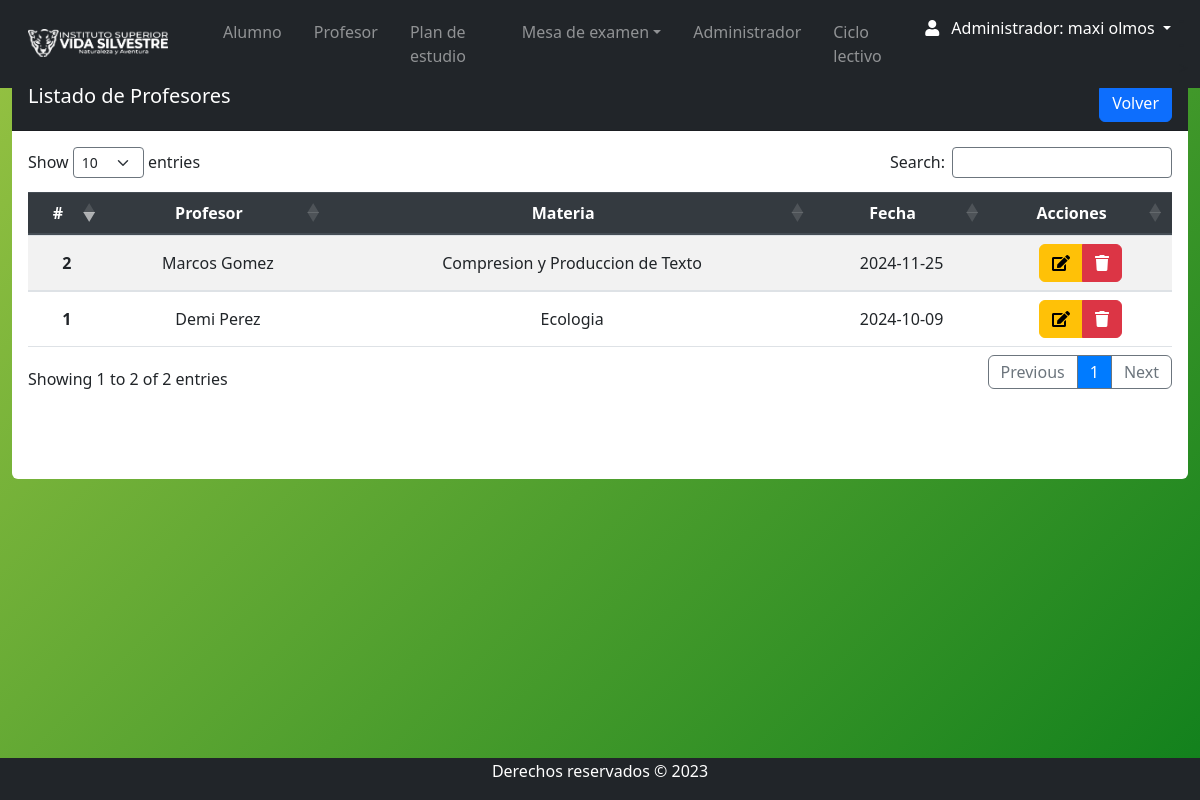
/Views/admin/asigna_index.php (signed in), run on the app's committed database.
### tables this page shows
CREATE TABLE `asignar` (
  `id_asignar` int(11) NOT NULL,
  `id_persona` int(11) DEFAULT NULL,
  `id_materia` int(11) DEFAULT NULL,
  `fecha_i` date DEFAULT NULL,
  `fecha_b` date DEFAULT NULL,
  `Estado` varchar(11) DEFAULT NULL
);

CREATE TABLE `persona` (
  `id_persona` int(11) NOT NULL,
  `nombre` varchar(35) NOT NULL,
  `apellido` varchar(35) NOT NULL,
  `fecha_nacimiento` date NOT NULL,
  `DNI` int(11) NOT NULL,
  `celular` varchar(15) DEFAULT NULL,
  `email_correo` varchar(100) DEFAULT NULL,
  `direccion` varchar(55) DEFAULT NULL,
  `fecha_ingreso` date DEFAULT NULL,
  `pais` varchar(55) DEFAULT NULL,
  `ciudad` varchar(55) DEFAULT NULL,
  `contraseña` varchar(10) DEFAULT NULL,
  `id_rol` int(11) NOT NULL,
  `genero` varchar(15) DEFAULT NULL,
  `legajo` int(11) DEFAULT NULL,
  `titulo` varchar(100) DEFAULT NULL,
  `estado` varchar(11) DEFAULT NULL
);

CREATE TABLE `materia` (
  `id_materia` int(11) NOT NULL,
  `Nombre` varchar(255) DEFAULT NULL,
  `descripcion` varchar(50) DEFAULT NULL,
  `horas` varchar(5) DEFAULT NULL,
  `num_resolucion` varchar(15) DEFAULT NULL,
  `año_cursado` varchar(20) NOT NULL,
  `id_tipo` int(11) DEFAULT NULL,
  `estado` varchar(11) DEFAULT NULL,
  `plan_estudio` varchar(50) DEFAULT NULL
);

### Views/admin/asigna_index.php (the view, shortened to what this page needs)
<?php require 'navbar.php'; ?>
    <section class="content mt-3">
        <div class="row m-auto">
            <div class="col-sm">
                <div class="card rounded-2 border-0">
                    <div class="card-header bg-dark text-white pb-0">
                        <h5 class="d-inline-block">Listado de Profesores</h5>
                        <a class="btn btn-primary float-right mb-2" href="profe_index.php">Volver</a>
                    </div>
                    <div class="card-body table-responsive">
                        <table id="example" class="table table-striped table_id">
                            <thead class="thead-dark">
                                <th>#</th>
                                <th>Profesor</th>
                                <th>Materia</th>
                                <th>Fecha</th>
                                <th>Acciones</th>
                            </thead>
                            <tbody>
                                <?php
                                require ("../../conn/connection.php");
                                $sql = $conexion->query("SELECT * FROM asignar
                                INNER JOIN persona ON asignar.id_persona = persona.id_persona AND persona.estado = 'Activo'
                                INNER JOIN materia ON asignar.id_materia = materia.id_materia AND materia.estado = 'Activo'
                                WHERE asignar.Estado = 'Activo' ");
                                while ($resultado = $sql->fetch_assoc()) {
                                ?>
                                    <tr>
                                        <th scope="row"><?php echo $resultado['id_asignar'] ?></th>
                                        <td scope="row"><?php echo $resultado['nombre'] ?> <?php echo $resultado['apellido'] ?> </td>
                                        <td scope="row"><?php echo $resultado['Nombre'] ?></td>
                                        <td scope="row"><?php echo $resultado['fecha_i'] ?></td>
                                        <td class="text-center">
                                            <div class="btn-group">
                                                <a href="asigna_edit.php?id=<?php echo $resultado['id_asignar'] ?>" class="btn btn-warning" role="button">
                                                    <i class="fas fa-edit"></i>
                                                </a>
                                                <a href="asigna_borra.php?id=<?php echo $resultado['id_asignar'] ?>" class="btn btn-danger" role="button">
                                                    <i class="fas fa-trash"></i>
                                                </a>
                                            </div>
                                        </td>
                                    </tr>
                                <?php
                                }
                                ?>
                            </tbody>
                        </table>
                        <br>
                        <br><br>
                    </div>
                </div>
            </div>
        </div>
        </section>
<?php require 'footer.php'; ?>

### css/style.css (style rules this page uses)
body { background: linear-gradient(135deg, #98c343, #10801c); position: relative; padding-bottom: 10px; min-height: 100vh; }
th, td { text-align: center !important; vertical-align: middle !important; }

### data on the page
asignar: id_asignar "1", id_persona.nombre "Demi", id_persona.apellido "Perez", id_materia.Nombre "Ecologia", fecha_i "2024-10-09"
asignar: id_asignar "2", id_persona.nombre "Marcos", id_persona.apellido "Gomez", id_materia.Nombre "Compresion y Produccion de Texto", fecha_i "2024-11-25"

### other printed values
$_SESSION['nombre'] "maxi"
$_SESSION['apellido'] "olmos"
